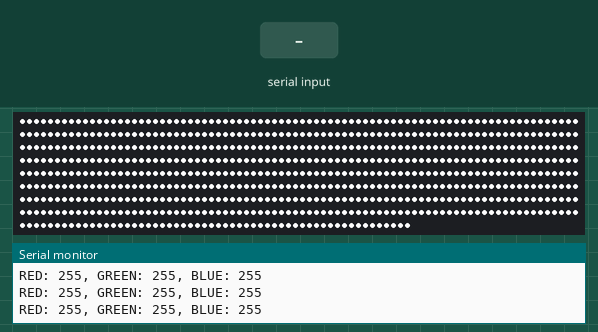
Simulated run of this sketch. Board: Teensy 4. Shown: 696 RGB LEDs in strip order, left to right, continuing on the next row, the last lines printed to the serial monitor. Inputs (shaded band) come from the test bench. Dim RGB values are drawn brighter than linear.

Above: at 1.2 s.
1.3 s: "c90\n" received over Serial
At 1.9 s:
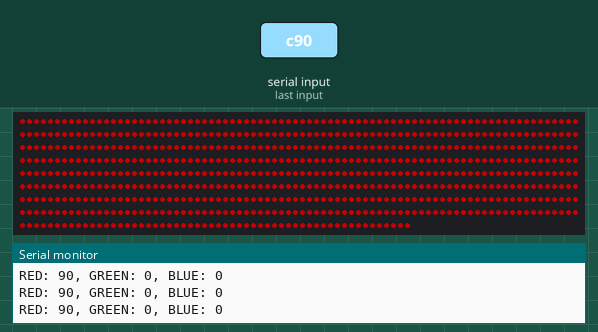
2.8 s: "c,45\n" received over Serial
At 4.0 s:
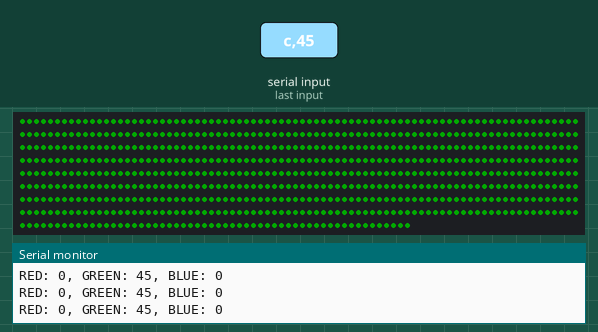
4.3 s: "b,45\n" received over Serial
At 5.3 s:
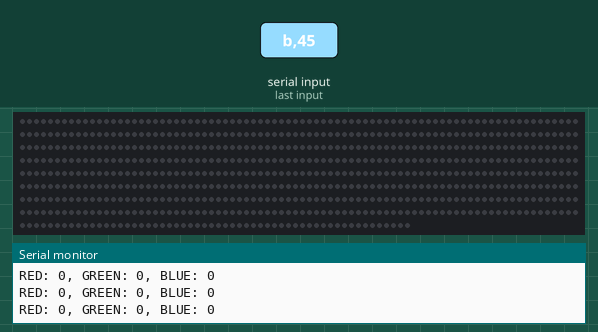
5.8 s: "b90\n" received over Serial
At 6.4 s:
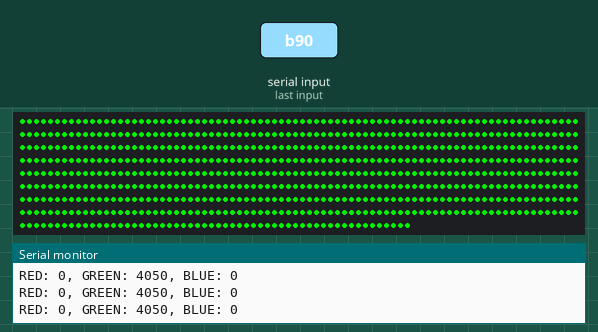
7.3 s: "c\n" received over Serial
At 8.7 s:
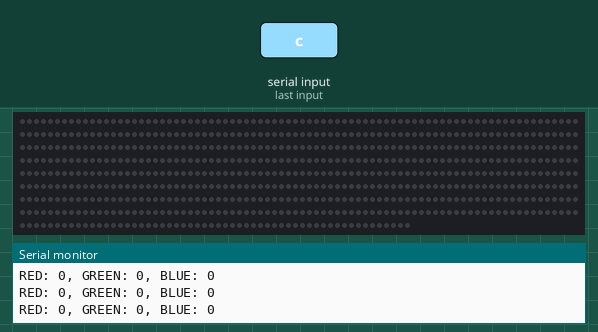
Timing chart, 0 to 9.8 s (numbered marks = the images above; inputs shaded):
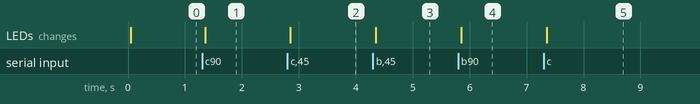

The sketch:

Suit_Test.ino
```cpp
#include <SuitStrip.h>
#include <OctoWS2811.h>

//----------OCTO LED STUFF----------

//largest strip has 87 LEDs others are
//less but will give values of 0 for extras
const int ledsPerStrip = 87;

DMAMEM int displayMemory[ledsPerStrip * 6];
int drawingMemory[ledsPerStrip * 6];

const int config = WS2811_GRB | WS2811_800kHz;

OctoWS2811 leds(ledsPerStrip, displayMemory, drawingMemory, config);


//----------SERIAL STRING PARSING----------
boolean stringComplete = false;
String inputString = "";

int r = 255;
int g = 255;
int b = 255;
float bright = 1.0;


//----------STRIP OBJECT SETUP----------
#define NUMSTRIPS 5

SuitStrip stripList[NUMSTRIPS] = {
  SuitStrip(0),   //TOP LEFT (FRONT FACING)
  SuitStrip(1),   //TOP RIGHT
  SuitStrip(2),   //BOTTOM LEFT
  SuitStrip(3),   //BOTTOM RIGHT
  SuitStrip(4)    //HELMET
};


void setup() {

  Serial.begin(9600);


  leds.begin();
  leds.show();


}

void loop() {

  if (stringComplete) {


    char prefix = inputString[0];

    Serial.println(inputString);

    /*
       Prefixes:
          c = color set
          b = brightness set
          a = animation set


    */

    if (prefix == 'c') {

      //now let's parse it. First find the place of the first comma
      int firstComma = inputString.indexOf(',');

      //then find the second one by search AFTER the first comma's position
      int secondComma = inputString.indexOf(',', firstComma + 1);

      //then use the comma positions to divide the string
      r = inputString.substring(1, firstComma).toInt();
      g = inputString.substring(firstComma + 1, secondComma).toInt();
      b = inputString.substring(secondComma + 1, inputString.length()).toInt();

    } else if ( prefix == 'b' ) {

      bright = inputString.substring(1, inputString.length()).toFloat();

    }

    stringComplete = false;
    inputString = "";
  }

  int currentRed = r * bright;
  int currentGreen = g * bright;
  int currentBlue = b * bright;

  Serial.print("RED: ");
  Serial.print(currentRed);
  Serial.print(", GREEN: ");
  Serial.print(currentGreen);
  Serial.print(", BLUE: ");
  Serial.println(currentBlue);
  delay(10);


  for (int i = 0; i < leds.numPixels(); i++) {

    int stripNum = floor(i / ledsPerStrip);
//    leds.setPixel(i, stripList[stripNum].getRed(),
//                  stripList[stripNum].getGreen(),
//                  stripList[stripNum].getBlue());
    leds.setPixel(i, currentRed, currentGreen, currentBlue);
  }

  leds.show();
}


void serialEvent()
{
  while (Serial.available()) {
    // get the new byte:
    char inChar = (char)Serial.read();
    if (inChar == '\n') {
      stringComplete = true;
      return;
    } else {
      // add it to the inputString:
      inputString += inChar;
    }
  }
}
```

Measured:
- after the input at 1.3 s, the LEDs: change after 0.05 s (image 1)
- after the input at 2.8 s, the LEDs: change after 0.05 s (image 2)
- after the input at 4.3 s, the LEDs: change after 0.05 s (image 3)
- after the input at 5.8 s, the LEDs: change after 0.05 s (image 4)
- after the input at 7.3 s, the LEDs: change after 0.05 s (image 5)
